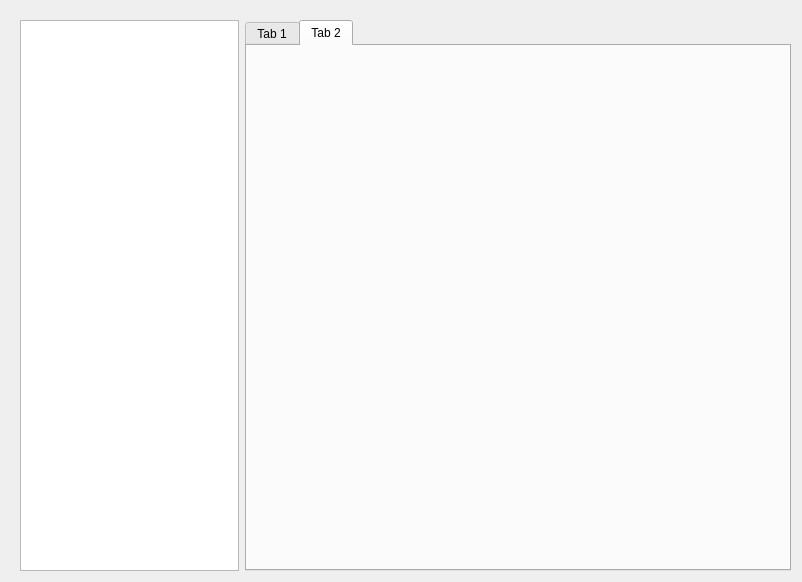
<?xml version="1.0" encoding="UTF-8"?>
<ui version="4.0">
 <class>mainpanel</class>
 <widget class="QWidget" name="mainpanel">
  <property name="geometry">
   <rect>
    <x>0</x>
    <y>0</y>
    <width>802</width>
    <height>582</height>
   </rect>
  </property>
  <property name="contextMenuPolicy">
   <enum>Qt::NoContextMenu</enum>
  </property>
  <property name="windowTitle">
   <string>Form</string>
  </property>
  <widget class="QWidget" name="layoutWidget">
   <property name="geometry">
    <rect>
     <x>20</x>
     <y>20</y>
     <width>771</width>
     <height>551</height>
    </rect>
   </property>
   <layout class="QHBoxLayout" name="panel_layout" stretch="2,5">
    <item>
     <layout class="QVBoxLayout" name="item_layout" stretch="0">
      <property name="sizeConstraint">
       <enum>QLayout::SetDefaultConstraint</enum>
      </property>
      <item>
       <widget class="QTreeView" name="table_list"/>
      </item>
     </layout>
    </item>
    <item>
     <layout class="QVBoxLayout" name="view_layout" stretch="0">
      <item>
       <widget class="QTabWidget" name="table_tab">
        <property name="currentIndex">
         <number>1</number>
        </property>
        <widget class="QWidget" name="query_result">
         <attribute name="title">
          <string>Tab 1</string>
         </attribute>
        </widget>
        <widget class="QWidget" name="query_result_next">
         <attribute name="title">
          <string>Tab 2</string>
         </attribute>
        </widget>
       </widget>
      </item>
     </layout>
    </item>
   </layout>
  </widget>
 </widget>
 <resources/>
 <connections/>
</ui>
